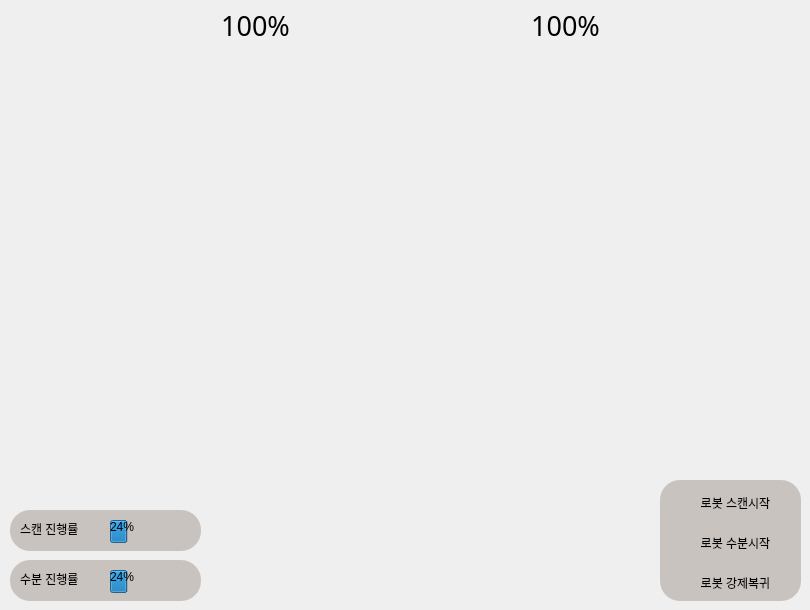
         <widget class="QWidget" name="map_page">
          <widget class="QPushButton" name="tree2_icon">
           <property name="geometry">
            <rect>
             <x>460</x>
             <y>310</y>
             <width>91</width>
             <height>91</height>
            </rect>
           </property>
           <property name="styleSheet">
            <string notr="true">border:none;
background-color: rgba(191, 64, 64, 0);</string>
           </property>
           <property name="text">
            <string/>
           </property>
           <property name="icon">
            <iconset resource="../../../../dev_ws/git_ws/deeplearning-repo-2/GUI/resources.qrc">
             <normaloff>:/icons/apple-tree-1.png</normaloff>:/icons/apple-tree-1.png</iconset>
           </property>
           <property name="iconSize">
            <size>
             <width>60</width>
             <height>60</height>
            </size>
           </property>
          </widget>
          <widget class="QPushButton" name="tree1_icon">
           <property name="geometry">
            <rect>
             <x>170</x>
             <y>310</y>
             <width>71</width>
             <height>91</height>
            </rect>
           </property>
           <property name="styleSheet">
            <string notr="true">border:none;
background-color: rgba(191, 64, 64, 0);</string>
           </property>
           <property name="text">
            <string/>
           </property>
           <property name="icon">
            <iconset resource="../../../../dev_ws/git_ws/deeplearning-repo-2/GUI/resources.qrc">
             <normaloff>:/icons/apple-tree-1.png</normaloff>:/icons/apple-tree-1.png</iconset>
           </property>
           <property name="iconSize">
            <size>
             <width>60</width>
             <height>60</height>
            </size>
           </property>
          </widget>
          <widget class="QLabel" name="tree2_label">
           <property name="geometry">
            <rect>
             <x>530</x>
             <y>10</y>
             <width>71</width>
             <height>31</height>
            </rect>
           </property>
           <property name="font">
            <font>
             <family>NanumSquareRound ExtraBold</family>
             <pointsize>20</pointsize>
             <weight>50</weight>
             <italic>false</italic>
             <bold>false</bold>
            </font>
           </property>
           <property name="styleSheet">
            <string notr="true">font: 20pt &quot;NanumSquareRound ExtraBold&quot;;
background-color: rgba(191, 64, 64, 0);

</string>
           </property>
           <property name="text">
            <string>100%</string>
           </property>
           <property name="alignment">
            <set>Qt::AlignCenter</set>
           </property>
          </widget>
          <widget class="QGroupBox" name="pollination">
           <property name="geometry">
            <rect>
             <x>10</x>
             <y>560</y>
             <width>191</width>
             <height>41</height>
            </rect>
           </property>
           <property name="styleSheet">
            <string notr="true">background-color: rgb(167, 153, 139);
background-color: rgb(201, 195, 191);

border-top-left-radius:20px;
border-top-right-radius:20px;
border-bottom-left-radius:20px;
border-bottom-right-radius:20px;</string>
           </property>
           <property name="title">
            <string/>
           </property>
           <widget class="QProgressBar" name="polli_progressbar">
            <property name="geometry">
             <rect>
              <x>100</x>
              <y>10</y>
              <width>71</width>
              <height>23</height>
             </rect>
            </property>
            <property name="value">
             <number>24</number>
            </property>
           </widget>
           <widget class="QLabel" name="polli_rate_label">
            <property name="geometry">
             <rect>
              <x>10</x>
              <y>10</y>
              <width>81</width>
              <height>17</height>
             </rect>
            </property>
            <property name="styleSheet">
             <string notr="true">font: 11pt &quot;NanumSquareRound ExtraBold&quot;;
</string>
            </property>
            <property name="text">
             <string>수분 진행률</string>
            </property>
           </widget>
          </widget>
          <widget class="QGroupBox" name="scan">
           <property name="geometry">
            <rect>
             <x>10</x>
             <y>510</y>
             <width>191</width>
             <height>41</height>
            </rect>
           </property>
           <property name="styleSheet">
            <string notr="true">background-color: rgb(167, 153, 139);
background-color: rgb(201, 195, 191);
border-top-left-radius:20px;
border-top-right-radius:20px;
border-bottom-left-radius:20px;
border-bottom-right-radius:20px;</string>
           </property>
           <property name="title">
            <string/>
           </property>
           <widget class="QProgressBar" name="scan_progressbar">
            <property name="geometry">
             <rect>
              <x>100</x>
              <y>10</y>
              <width>71</width>
              <height>23</height>
             </rect>
            </property>
            <property name="value">
             <number>24</number>
            </property>
           </widget>
           <widget class="QLabel" name="scan_rate_label">
            <property name="geometry">
             <rect>
              <x>10</x>
              <y>10</y>
              <width>81</width>
              <height>17</height>
             </rect>
            </property>
            <property name="palette">
             <palette>
              <active>
               <colorrole role="Button">
                <brush brushstyle="SolidPattern">
                 <color alpha="255">
                  <red>201</red>
                  <green>195</green>
                  <blue>191</blue>
                 </color>
                </brush>
               </colorrole>
               <colorrole role="Base">
                <brush brushstyle="SolidPattern">
                 <color alpha="255">
                  <red>201</red>
                  <green>195</green>
                  <blue>191</blue>
                 </color>
                </brush>
               </colorrole>
               <colorrole role="Window">
                <brush brushstyle="SolidPattern">
                 <color alpha="255">
                  <red>201</red>
                  <green>195</green>
                  <blue>191</blue>
                 </color>
                </brush>
               </colorrole>
               <colorrole role="Shadow">
                <brush brushstyle="SolidPattern">
                 <color alpha="255">
                  <red>118</red>
                  <green>118</green>
                  <blue>118</blue>
                 </color>
                </brush>
               </colorrole>
               <colorrole role="Highlight">
                <brush brushstyle="SolidPattern">
                 <color alpha="255">
                  <red>60</red>
                  <green>51</green>
                  <blue>43</blue>
                 </color>
                </brush>
               </colorrole>
              </active>
              <inactive>
               <colorrole role="Button">
                <brush brushstyle="SolidPattern">
                 <color alpha="255">
                  <red>201</red>
                  <green>195</green>
                  <blue>191</blue>
                 </color>
                </brush>
               </colorrole>
               <colorrole role="Base">
                <brush brushstyle="SolidPattern">
                 <color alpha="255">
                  <red>201</red>
                  <green>195</green>
                  <blue>191</blue>
                 </color>
                </brush>
               </colorrole>
               <colorrole role="Window">
                <brush brushstyle="SolidPattern">
                 <color alpha="255">
                  <red>201</red>
                  <green>195</green>
                  <blue>191</blue>
                 </color>
                </brush>
               </colorrole>
               <colorrole role="Shadow">
                <brush brushstyle="SolidPattern">
                 <color alpha="255">
                  <red>118</red>
                  <green>118</green>
                  <blue>118</blue>
                 </color>
                </brush>
               </colorrole>
               <colorrole role="Highlight">
                <brush brushstyle="SolidPattern">
                 <color alpha="255">
                  <red>60</red>
                  <green>51</green>
                  <blue>43</blue>
                 </color>
                </brush>
               </colorrole>
              </inactive>
              <disabled>
               <colorrole role="Button">
                <brush brushstyle="SolidPattern">
                 <color alpha="255">
                  <red>201</red>
                  <green>195</green>
                  <blue>191</blue>
                 </color>
                </brush>
               </colorrole>
               <colorrole role="Base">
                <brush brushstyle="SolidPattern">
                 <color alpha="255">
                  <red>201</red>
                  <green>195</green>
                  <blue>191</blue>
                 </color>
                </brush>
               </colorrole>
               <colorrole role="Window">
                <brush brushstyle="SolidPattern">
                 <color alpha="255">
                  <red>201</red>
                  <green>195</green>
                  <blue>191</blue>
                 </color>
                </brush>
               </colorrole>
               <colorrole role="Shadow">
                <brush brushstyle="SolidPattern">
                 <color alpha="255">
                  <red>118</red>
                  <green>118</green>
                  <blue>118</blue>
                 </color>
                </brush>
               </colorrole>
               <colorrole role="Highlight">
                <brush brushstyle="SolidPattern">
                 <color alpha="255">
                  <red>145</red>
                  <green>145</green>
                  <blue>145</blue>
                 </color>
                </brush>
               </colorrole>
              </disabled>
             </palette>
            </property>
            <property name="styleSheet">
             <string notr="true">font: 11pt &quot;NanumSquareRound ExtraBold&quot;;
</string>
            </property>
            <property name="text">
             <string>스캔 진행률</string>
            </property>
           </widget>
          </widget>
          <widget class="QGroupBox" name="pollination_2">
           <property name="geometry">
            <rect>
             <x>660</x>
             <y>480</y>
             <width>141</width>
             <height>121</height>
            </rect>
           </property>
           <property name="styleSheet">
            <string notr="true">background-color: rgb(253, 241, 226);
background-color:rgb(255, 248, 239);
background-color: rgb(201, 195, 191);

border-top-left-radius:20px;
border-top-right-radius:20px;
border-bottom-left-radius:20px;
border-bottom-right-radius:20px;</string>
           </property>
           <property name="title">
            <string/>
           </property>
           <widget class="QPushButton" name="return_btn">
            <property name="geometry">
             <rect>
              <x>20</x>
              <y>90</y>
              <width>111</width>
              <height>25</height>
             </rect>
            </property>
            <property name="styleSheet">
             <string notr="true">background-color: rgb(167, 153, 139);
color: rgb(255, 255, 255);
font: 10pt &quot;NanumSquareRound&quot;;

QPushButton::hover
{
	background-color : rgb(148, 135, 123);
}</string>
            </property>
            <property name="text">
             <string>로봇 강제복귀</string>
            </property>
           </widget>
           <widget class="QPushButton" name="scanstart_btn">
            <property name="geometry">
             <rect>
              <x>20</x>
              <y>10</y>
              <width>111</width>
              <height>25</height>
             </rect>
            </property>
            <property name="styleSheet">
             <string notr="true">background-color: rgb(167, 153, 139);
color: rgb(255, 255, 255);
font: 10pt &quot;NanumSquareRound&quot;;

QPushButton::hover {
	background-color : rgb(148, 135, 123);
}</string>
            </property>
            <property name="text">
             <string>로봇 스캔시작</string>
            </property>
           </widget>
           <widget class="QPushButton" name="pollistart_btn">
            <property name="geometry">
             <rect>
              <x>20</x>
              <y>50</y>
              <width>111</width>
              <height>25</height>
             </rect>
            </property>
            <property name="styleSheet">
             <string notr="true">background-color: rgb(167, 153, 139);
color: rgb(255, 255, 255);
font: 10pt &quot;NanumSquareRound&quot;;

QPushButton::hover {
	background-color : rgb(148, 135, 123);
}</string>
            </property>
            <property name="text">
             <string>로봇 수분시작</string>
            </property>
           </widget>
          </widget>
          <widget class="QLabel" name="map_background">
           <property name="geometry">
            <rect>
             <x>0</x>
             <y>10</y>
             <width>781</width>
             <height>581</height>
            </rect>
           </property>
           <property name="cursor">
            <cursorShape>ArrowCursor</cursorShape>
           </property>
           <property name="frameShape">
            <enum>QFrame::NoFrame</enum>
           </property>
           <property name="frameShadow">
            <enum>QFrame::Plain</enum>
           </property>
           <property name="text">
            <string/>
           </property>
           <property name="pixmap">
            <pixmap resource="../../../../dev_ws/git_ws/deeplearning-repo-2/GUI/resources.qrc">:/icons/2map-final.png</pixmap>
           </property>
           <property name="scaledContents">
            <bool>true</bool>
           </property>
           <property name="alignment">
            <set>Qt::AlignCenter</set>
           </property>
           <property name="wordWrap">
            <bool>false</bool>
           </property>
           <property name="margin">
            <number>-19</number>
           </property>
          </widget>
          <widget class="QLabel" name="tree1_label">
           <property name="geometry">
            <rect>
             <x>220</x>
             <y>10</y>
             <width>71</width>
             <height>31</height>
            </rect>
           </property>
           <property name="font">
            <font>
             <family>NanumSquareRound ExtraBold</family>
             <pointsize>20</pointsize>
             <weight>50</weight>
             <italic>false</italic>
             <bold>false</bold>
            </font>
           </property>
           <property name="styleSheet">
            <string notr="true">font: 20t &quot;NanumSquareRound ExtraBold&quot;;
background-color: rgba(191, 64, 64, 0);</string>
           </property>
           <property name="text">
            <string>100%</string>
           </property>
           <property name="alignment">
            <set>Qt::AlignCenter</set>
           </property>
          </widget>
          <zorder>map_background</zorder>
          <zorder>tree2_icon</zorder>
          <zorder>tree1_icon</zorder>
          <zorder>tree2_label</zorder>
          <zorder>pollination</zorder>
          <zorder>scan</zorder>
          <zorder>pollination_2</zorder>
          <zorder>tree1_label</zorder>
         </widget>
